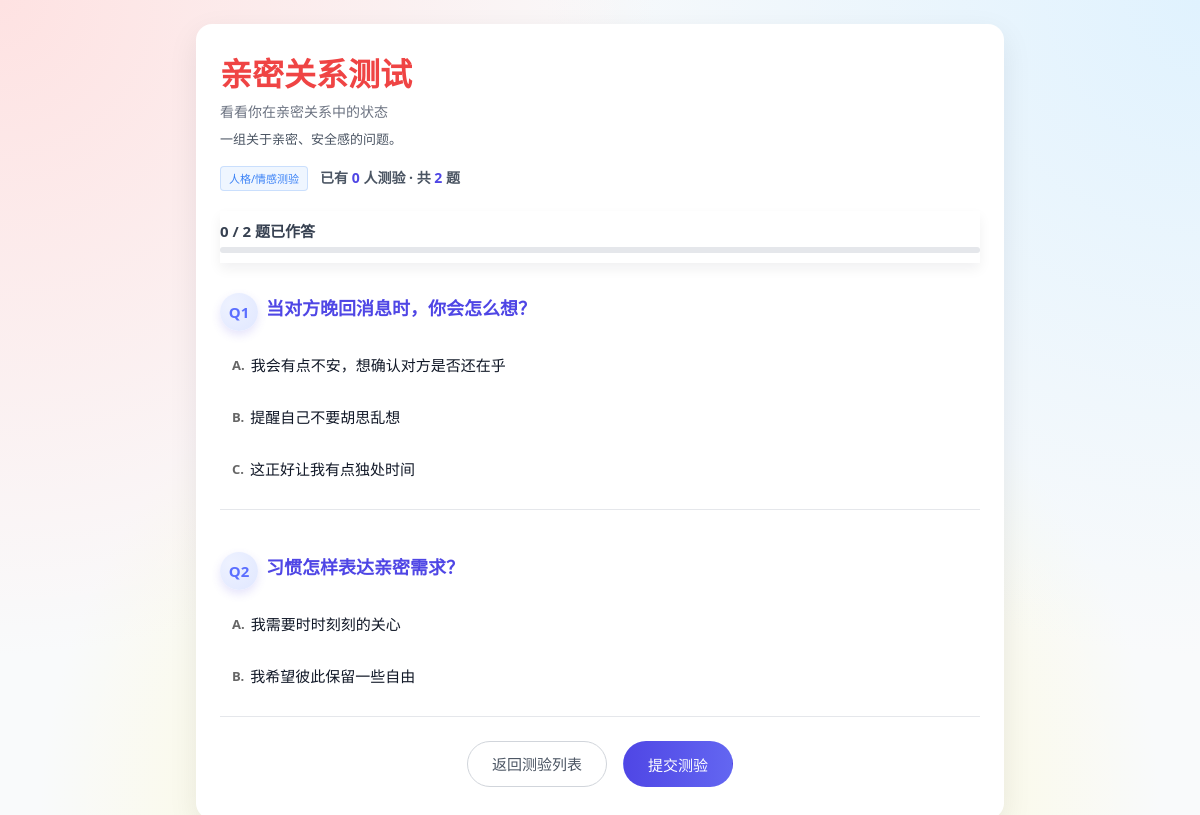
Page /test.php?slug=love on the committed database.
### tables this page shows
CREATE TABLE `tests` (
  `id` int(10) UNSIGNED NOT NULL,
  `slug` varchar(100) NOT NULL,
  `title` varchar(255) NOT NULL,
  `subtitle` varchar(255) DEFAULT NULL,
  `description` text,
  `title_color` char(7) DEFAULT NULL,
  `emoji` varchar(16) DEFAULT NULL,
  `tags` varchar(255) DEFAULT NULL,
  `status` enum('draft','published','archived') NOT NULL DEFAULT 'draft',
  `sort_order` int(11) NOT NULL DEFAULT '0',
  `created_at` datetime NOT NULL DEFAULT CURRENT_TIMESTAMP,
  `updated_at` datetime NOT NULL DEFAULT CURRENT_TIMESTAMP ON UPDATE CURRENT_TIMESTAMP,
  `scoring_mode` enum('simple','dimensions','range','custom') NOT NULL DEFAULT 'simple',
  `scoring_config` json DEFAULT NULL,
  `display_mode` enum('single_page','step_by_step') NOT NULL DEFAULT 'single_page'
);

CREATE TABLE `questions` (
  `id` int(10) UNSIGNED NOT NULL,
  `test_id` int(10) UNSIGNED NOT NULL,
  `question_text` text NOT NULL,
  `sort_order` int(11) NOT NULL DEFAULT '0',
  `created_at` datetime NOT NULL DEFAULT CURRENT_TIMESTAMP
);

CREATE TABLE `question_options` (
  `id` int(10) UNSIGNED NOT NULL,
  `question_id` int(10) UNSIGNED NOT NULL,
  `option_key` char(1) NOT NULL,
  `option_text` text NOT NULL,
  `map_result_code` varchar(50) DEFAULT NULL,
  `score_value` int(11) NOT NULL DEFAULT '0',
  `created_at` datetime NOT NULL DEFAULT CURRENT_TIMESTAMP
);

### test.php (the view, shortened to what this page needs)
<?php
require __DIR__ . '/lib/db_connect.php';
require_once __DIR__ . '/lib/html_purifier.php';
function pick_field(array $row, array $candidates, $default = '')
{
    foreach ($candidates as $key) {
        if (isset($row[$key]) && $row[$key] !== null && $row[$key] !== '') {
            return $row[$key];
        }
    }
    return $default;
}
function db_column_exists(PDO $pdo, string $table, string $column): bool
{
    static $cache = [];
    $dbName = db_current_schema($pdo);
    $key = $dbName . '.' . $table . '.' . $column;
    $stmt = $pdo->prepare("SELECT 1 FROM information_schema.COLUMNS WHERE TABLE_SCHEMA = ? AND TABLE_NAME = ? AND COLUMN_NAME = ? LIMIT 1");
    $stmt->execute([$dbName, $table, $column]);
    $cache[$key] = (bool)$stmt->fetchColumn();
    return $cache[$key];
}
function db_current_schema(PDO $pdo): string
{
    static $name = null;
    if ($name === null) {
        $name = (string)$pdo->query('SELECT DATABASE()')->fetchColumn();
    }
    return $name;
}
function choose_order_field(PDO $pdo, string $table): ?string
{
    foreach (['sort_order', 'order_number', 'display_order'] as $candidate) {
        if (db_column_exists($pdo, $table, $candidate)) {
            return $candidate;
        }
    }
    return null;
}
$testId = null;
$slug   = trim($_GET['slug'] ?? '');
if (isset($_GET['id']) && ctype_digit((string)$_GET['id'])) {
    $testId = (int)$_GET['id'];
} elseif ($slug !== '') {
    $stmt = $pdo->prepare("SELECT id FROM tests WHERE slug = ? LIMIT 1");
    $stmt->execute([$slug]);
    $testId = (int)$stmt->fetchColumn();
}
$testStmt = $pdo->prepare("SELECT * FROM tests WHERE id = ? LIMIT 1");
$testStmt->execute([$testId]);
$test = $testStmt->fetch(PDO::FETCH_ASSOC);
$questionOrderField = choose_order_field($pdo, 'questions');
$questionOrderSql = $questionOrderField ? "ORDER BY {$questionOrderField} ASC, id ASC" : "ORDER BY id ASC";
$questionsStmt = $pdo->prepare("SELECT * FROM questions WHERE test_id = ? {$questionOrderSql}");
$questionsStmt->execute([$testId]);
$questions = $questionsStmt->fetchAll(PDO::FETCH_ASSOC);
$questionCount = count($questions);
$isStepByStep = (!empty($test['display_mode']) && $test['display_mode'] === 'step_by_step');
$playCountStmt = $pdo->prepare("SELECT COUNT(*) FROM test_runs WHERE test_id = ?");
$playCountStmt->execute([$testId]);
$playCount = (int)$playCountStmt->fetchColumn();
$questionIds = array_column($questions, 'id');
$optionsByQuestion = [];
if ($questionIds) {
    $placeholders = implode(',', array_fill(0, count($questionIds), '?'));
    $optionOrderField = choose_order_field($pdo, 'question_options');
    $optionOrderSql = $optionOrderField ? "ORDER BY {$optionOrderField} ASC, id ASC" : "ORDER BY id ASC";
    $optStmt = $pdo->prepare(
        "SELECT * FROM question_options
         WHERE question_id IN ($placeholders)
         {$optionOrderSql}"
    );
    $optStmt->execute($questionIds);
    while ($opt = $optStmt->fetch(PDO::FETCH_ASSOC)) {
        $qid = (int)$opt['question_id'];
        $optionsByQuestion[$qid][] = $opt;
    }
}
?>
<!doctype html>
<html lang="zh-CN">
<head>
    <link rel="stylesheet" href="/assets/css/style.css">
</head>
<body>
<?php
$heroSubtitle = '';
if (!empty($test['subtitle'])) {
    $heroSubtitle = $test['subtitle'];
} elseif (!empty($test['description'])) {
    $heroSubtitle = mb_substr($test['description'], 0, 120);
}
$heroDescription = '';
if (!empty($test['description'])) {
    $heroDescription = $test['description'];
}
$titleColor = '#111827';
$titleColorField = trim($test['title_color'] ?? '');
if ($titleColorField !== '' && preg_match('/^#[0-9a-fA-F]{6}$/', $titleColorField)) {
    $titleColor = $titleColorField;
}
?>
<div class="test-page">
    <header class="test-hero">
        <div class="test-hero-meta">
            <div class="test-hero-text">
                <h1 class="test-title" style="color: <?= htmlspecialchars($titleColor) ?>">
                    <?= htmlspecialchars($test['title']) ?>
                </h1>
                <?php if ($heroSubtitle !== ''): ?>
                    <p class="test-subtitle"><?= htmlspecialchars($heroSubtitle) ?></p>
                <?php endif; ?>
                <?php if ($heroDescription !== ''): ?>
                    <div class="test-description">
                    </div>
                <?php endif; ?>
            </div>
        </div>
        <div class="test-hero-extra">
            <span class="quiz-tag">人格/情感测验</span>
            <span class="test-meta-text">
                已有 <strong><?= $playCount ?></strong> 人测验 · 共 <strong><?= $questionCount ?></strong> 题
            </span>
        </div>
    </header>
    <div class="test-progress sticky-progress">
        <div class="test-progress-label">
            <span id="answered-count">0</span> / <?= $questionCount ?> 题已作答
        </div>
        <div class="test-progress-bar">
        </div>
    </div>
    <?php if (!$questions): ?>
        <p>该测验还没有题目，请稍后再试。</p>
    <?php else: ?>
        <form method="post" action="/submit.php" class="quiz-form test-body" id="quiz-form">
            <div class="quiz-questions-wrapper <?= $isStepByStep ? 'step-mode' : 'single-page-mode' ?>"
                 data-total="<?= count($questions) ?>">
                <?php foreach ($questions as $idx => $question): ?>
                    <?php
                    $qid        = (int)$question['id'];
                    $questionNo = $question['sort_order'] ?? ($idx + 1);
                    $text       = $question['question_text'] ?? '未命名问题';
                    $options    = $optionsByQuestion[$qid] ?? [];
                    $stepIndex  = $idx + 1;
                    ?>
                    <div class="quiz-question-block question-block<?= $isStepByStep ? ' question-step' : '' ?>"
                         data-step="<?= $stepIndex ?>">
                        <div class="quiz-question-heading question-header">
                            <span class="quiz-q-number question-index">Q<?= htmlspecialchars($questionNo) ?></span>
                            <span class="quiz-q-text question-text"><?= htmlspecialchars($text) ?></span>
                        </div>
                        <div class="quiz-options question-options">
                            <?php if (!$options): ?>
                                <p style="color:#ef4444;">该题暂无可选项。</p>
                            <?php else: ?>
                                <?php foreach ($options as $optionIndex => $option): ?>
                                    <?php
                                    $label       = pick_field($option, ['option_label', 'label', 'letter'], null);
                                    $optionText  = pick_field($option, ['text', 'content', 'option_text', 'body', 'description'], '选项');
                                    if ($label === null) {
                                        $label = chr(ord('A') + $optionIndex);
                                    }
                                    ?>
                                    <label class="quiz-option-item option-card">
                                        <span class="quiz-option-key option-key"><?= htmlspecialchars($label) ?>.</span>
                                        <span class="quiz-option-text option-text"><?= nl2br(htmlspecialchars($optionText)) ?></span>
                                    </label>
                                <?php endforeach; ?>
                            <?php endif; ?>
                        </div>
                    </div>
                <?php endforeach; ?>
            </div>
            <?php if ($isStepByStep): ?>
                <div class="quiz-step-footer">
                    <div class="quiz-progress">
                        <span id="quiz-progress-text">0 / <?= count($questions) ?> 题已作答</span>
                    </div>
                    <div class="quiz-step-buttons">
                        <button type="button" class="btn-secondary" id="btn-prev-question">上一题</button>
                        <button type="button" class="btn-primary" id="btn-next-question">下一题</button>
                        <button type="submit" class="btn-primary" id="btn-submit-quiz">提交结果</button>
                    </div>
                </div>
            <?php else: ?>
                <div class="test-actions">
                    <a href="/index.php" class="btn-secondary">返回测验列表</a>
                    <button type="submit" class="btn-primary">提交测验</button>
                </div>
            <?php endif; ?>
        </form>
    <?php endif; ?>
</div>
</body>
</html>

### lib/html_purifier.php (shortened to what this page needs)
<?php
class HTMLPurifier {
    private static function purifyWithDOM($html) {
        $wrapped = '<div>' . $html . '</div>';
        $dom = new DOMDocument('1.0', 'UTF-8');
        $dom->formatOutput = false;
        $dom->preserveWhiteSpace = true;
        $container = $dom->getElementsByTagName('div')->item(0);
        $result = '';
        foreach ($container->childNodes as $node) {
            $result .= $dom->saveHTML($node);
        }
        return $result;
    }
}

### assets/css/style.css (style rules this page uses)
body { font-family: system-ui, -apple-system, BlinkMacSystemFont, "Segoe UI", Arial, sans-serif; margin: 0; padding: 0; line-height: 1.6; background: radial-gradient(circle at top left, #fee2e2 0, transparent 45%), radial-gradient(circle at top right, #e0f2fe 0, transparent 45%), radial-gradient(circle at bottom, #fef9c3 0, transparent 55%), #f9fafb; min-height: 100vh; }
a { text-decoration: none; color: inherit; }
.btn-primary { background: linear-gradient(135deg, #4f46e5, #6366f1); color: #fff; }
a, a:hover, a:focus, a:active { text-decoration: none; }
.quiz-tag { font-size: 11px; padding: 3px 8px; border-radius: 4px; background: #eff6ff; color: #3b82f6; border: 1px solid rgba(59, 130, 246, 0.2); white-space: nowrap; }
.test-page { max-width: 760px; margin: 24px auto 40px; padding: 24px 24px 32px; background-color: #ffffff; border-radius: 16px; box-shadow: 0 10px 30px rgba(15, 23, 42, 0.08); }
.test-hero { margin-bottom: 20px; }
.test-hero-meta { display: flex; align-items: center; gap: 12px; }
.test-title { font-size: clamp(24px, 4vw, 32px); font-weight: 700; color: #0f172a; margin: 0; display: flex; align-items: center; gap: 8px; }
.test-subtitle { margin: 2px 0 4px; font-size: 14px; color: #6b7280; }
.test-description { margin-top: 6px; font-size: 13px; color: #4b5563; line-height: 1.4; }
.test-hero-extra { margin-top: 18px; display: flex; flex-wrap: wrap; gap: 8px 12px; align-items: center; font-size: 13px; }
.test-meta-text { color: #4b5563; font-size: 14px; font-weight: 600; }
.test-meta-text strong { color: #4f46e5; font-weight: 800; }
.test-progress { margin: 12px 0 20px; }
.sticky-progress { position: sticky; top: 0; z-index: 20; background-color: #ffffff; padding: 8px 0 10px; margin-bottom: 12px; box-shadow: 0 6px 12px rgba(15, 23, 42, 0.06); }
.test-progress-label { font-size: 15px; font-weight: 700; color: #374151; margin-bottom: 4px; }
.test-progress-bar { width: 100%; height: 6px; border-radius: 999px; background-color: #e5e7eb; overflow: hidden; }
.test-body { margin-top: 8px; }
.question-block { padding: 18px 0; border-bottom: 1px solid #e5e7eb; }
.question-header { display: flex; align-items: flex-start; gap: 12px; margin-bottom: 12px; }
.question-index { min-width: 38px; height: 38px; border-radius: 999px; background: radial-gradient(circle at 30% 30%, #eef2ff, #e0e7ff); color: #4338ca; font-size: 15px; font-weight: 700; display: flex; align-items: center; justify-content: center; flex-shrink: 0; box-shadow: 0 4px 10px rgba(79, 70, 229, 0.15); }
.question-text { font-size: 18px; line-height: 1.7; color: #4f46e5 !important; font-weight: 600; }
.question-options { display: flex; flex-direction: column; gap: 8px; margin-top: 4px; }
.option-card { display: block; cursor: pointer; }
.option-key { font-weight: 600; font-size: 13px; color: #4b5563; margin-top: 2px; }
.option-text { font-size: 15px; color: #111827; line-height: 1.6; }
.test-actions { margin-top: 24px; display: flex; justify-content: center; gap: 16px; }
.btn-primary, .btn-secondary { display: inline-flex; align-items: center; justify-content: center; padding: 10px 24px; border-radius: 999px; font-size: 15px; font-weight: 500; cursor: pointer; border: 1px solid transparent; text-decoration: none; }
.btn-primary { background: linear-gradient(90deg, #4f46e5, #6366f1); color: #ffffff; border-color: transparent; }
.btn-secondary { background-color: #ffffff; color: #4b5563; border-color: #d1d5db; }
.quiz-question-block { margin-bottom: 24px; }
.quiz-question-heading { font-size: 16px; font-weight: 600; margin-bottom: 12px; display: flex; gap: 8px; }
.quiz-q-number { color: #5B6FFF; }
.quiz-options { display: flex; flex-direction: column; gap: 8px; }
.quiz-option-item { display: flex; align-items: flex-start; gap: 6px; padding: 10px 12px; border-radius: 10px; background: #fff; cursor: pointer; }
.quiz-option-key { font-weight: 600; color: #666; }

### rows in the picture
tests: title "亲密关系测试", subtitle "看看你在亲密关系中的状态", description "一组关于亲密、安全感的问题。"
questions: sort_order "1", question_text "当对方晚回消息时，你会怎么想？"
question_options: label "A", option_text "我会有点不安，想确认对方是否还在乎"
question_options: label "B", option_text "提醒自己不要胡思乱想"
question_options: label "C", option_text "这正好让我有点独处时间"
questions: sort_order "2", question_text "习惯怎样表达亲密需求？"
question_options: label "A", option_text "我需要时时刻刻的关心"
question_options: label "B", option_text "我希望彼此保留一些自由"

### other values in the picture
$playCount "0"
$questionCount "2"
